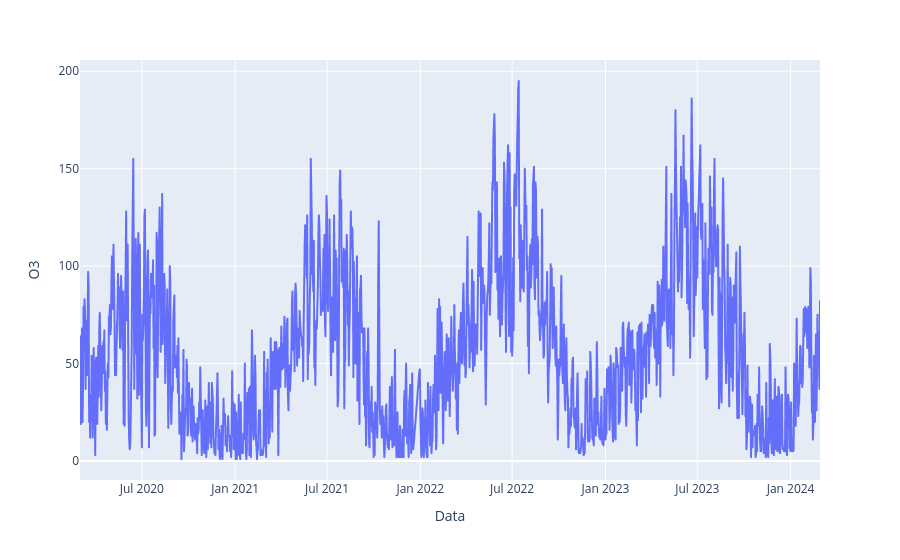

The code cell stored with this chart in its notebook:
### Markdown cell above
### Vamos criar agora um gráfico interativo com os dados

### Code cell
import plotly.express as px

fig = px.line(df, 
              x='Data', 
              y='O3')
fig.show()

### Figure 1 — Plotly figure (JSON) as saved in the notebook; plotly's stock layout.template omitted (floating-point values rounded to 4 significant figures; data arrays with more than 128 entries replaced by an {"elided": "..."} marker saying what was removed)
{"data": [{"hovertemplate": "Data=%{x}<br>O3=%{y}<extra></extra>", "legendgroup": "", "line": {"color": "#636efa", "dash": "solid"}, "marker": {"symbol": "circle"}, "mode": "lines", "name": "", "showlegend": false, "type": "scattergl", "x": {"elided": "1460 str values"}, "xaxis": "x", "y": {"elided": "1460 float values"}, "yaxis": "y"}], "layout": {"legend": {"tracegroupgap": 0}, "margin": {"t": 60}, "xaxis": {"anchor": "y", "domain": [0, 1], "title": {"text": "Data"}}, "yaxis": {"anchor": "x", "domain": [0, 1], "title": {"text": "O3"}}}}
